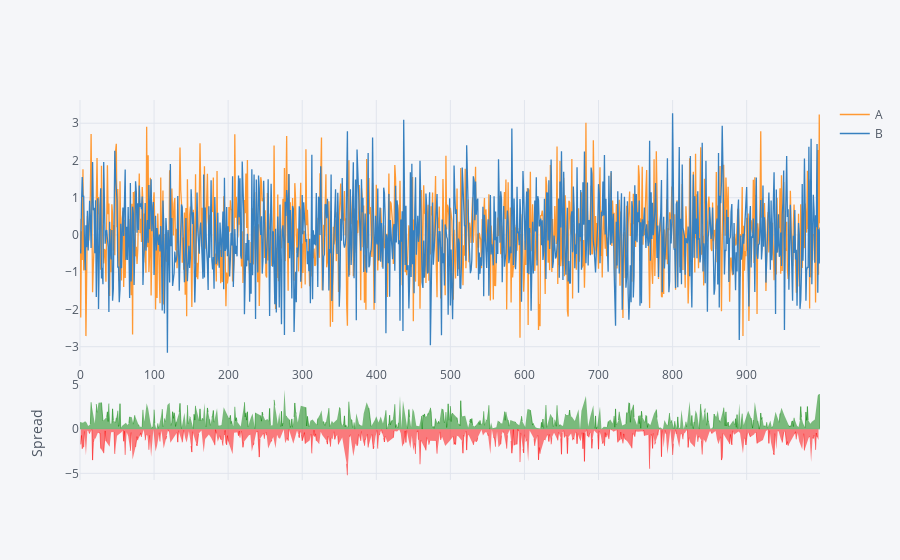

Notebook code cell kept with this figure:
### Markdown cell above
### Spread plot

### Code cell
df[['A','B']].iplot(kind='spread')

### Figure 1 — Plotly figure (JSON) as saved in the notebook; plotly's stock layout.template omitted (floating-point values rounded to 4 significant figures; data arrays with more than 128 entries replaced by an {"elided": "..."} marker saying what was removed)
{"data": [{"line": {"color": "rgba(255, 153, 51, 1.0)", "dash": "solid", "shape": "linear", "width": 1.3}, "mode": "lines", "name": "A", "text": "", "type": "scatter", "uid": "92d55fdf-11ce-491b-ab54-306aba4c0e0e", "x": {"elided": "1000 int values"}, "y": {"elided": "1000 float values"}}, {"line": {"color": "rgba(55, 128, 191, 1.0)", "dash": "solid", "shape": "linear", "width": 1.3}, "mode": "lines", "name": "B", "text": "", "type": "scatter", "uid": "0e9cf69c-7335-4c9e-8b11-9ee4dd1f2f34", "x": {"elided": "1000 int values"}, "y": {"elided": "1000 float values"}}, {"connectgaps": false, "fill": "tozeroy", "line": {"color": "green", "dash": "solid", "shape": "linear", "width": 0.5}, "mode": "lines", "name": "Spread", "showlegend": false, "type": "scatter", "uid": "7db196bb-b480-491d-9b49-5271b9842ab4", "x": {"elided": "1000 int values"}, "xaxis": "x2", "y": {"elided": "1000 mixed values"}, "yaxis": "y2"}, {"connectgaps": false, "fill": "tozeroy", "line": {"color": "red", "dash": "solid", "shape": "linear", "width": 0.5}, "mode": "lines", "name": "Spread", "showlegend": false, "type": "scatter", "uid": "00f8cb41-984f-43e7-93d4-3055f17a1a04", "x": {"elided": "1000 int values"}, "xaxis": "x2", "y": {"elided": "1000 mixed values"}, "yaxis": "y2"}], "layout": {"hovermode": "x", "legend": {"bgcolor": "#F5F6F9", "font": {"color": "#4D5663"}}, "paper_bgcolor": "#F5F6F9", "plot_bgcolor": "#F5F6F9", "title": {"font": {"color": "#4D5663"}}, "xaxis": {"gridcolor": "#E1E5ED", "showgrid": true, "tickfont": {"color": "#4D5663"}, "title": {"font": {"color": "#4D5663"}, "text": ""}, "zerolinecolor": "#E1E5ED"}, "xaxis2": {"anchor": "y2", "gridcolor": "#E1E5ED", "showgrid": true, "showticklabels": false, "tickfont": {"color": "#4D5663"}, "title": {"font": {"color": "#4D5663"}, "text": ""}, "zerolinecolor": "#E1E5ED"}, "yaxis": {"domain": [0.3, 1], "gridcolor": "#E1E5ED", "showgrid": true, "tickfont": {"color": "#4D5663"}, "title": {"font": {"color": "#4D5663"}, "text": ""}, "zerolinecolor": "#E1E5ED"}, "yaxis2": {"domain": [0, 0.25], "gridcolor": "#E1E5ED", "showgrid": true, "tickfont": {"color": "#4D5663"}, "title": {"font": {"color": "#4D5663"}, "text": "Spread"}, "zerolinecolor": "#E1E5ED"}}}
